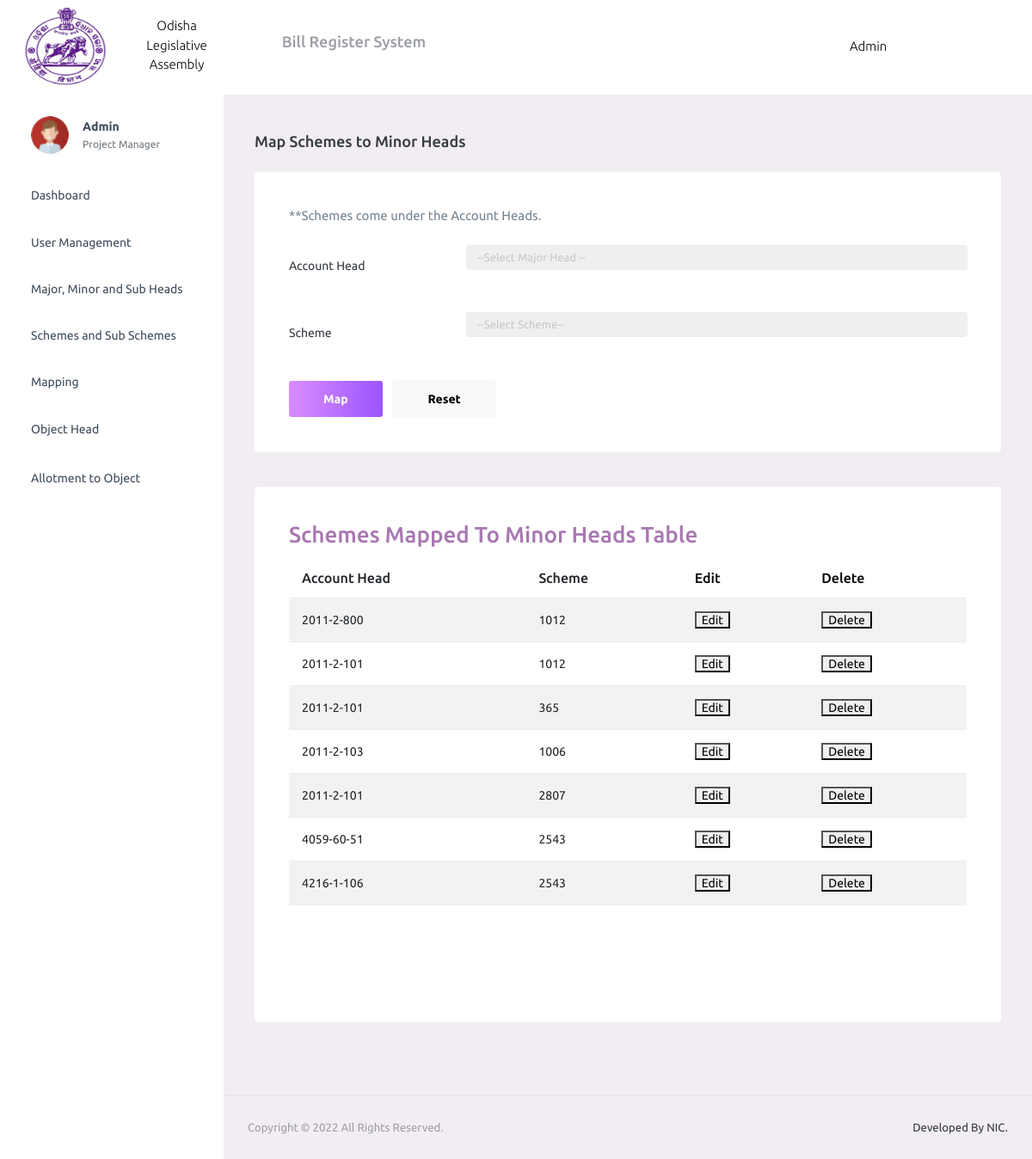
Page /admin1/home/minor-scheme/ on the committed database.
### allotment/models.py (models this page shows, shortened)
class MinorScheme(models.Model):
    MinorHead_Code = models.ForeignKey(Minor_Head, to_field='MinorHead_Code', on_delete=models.CASCADE)
    Scheme_Code = models.ForeignKey(Scheme, to_field='Scheme_Code', on_delete=models.CASCADE)
    class Meta:
        unique_together = (('MinorHead_Code', 'Scheme_Code'),)

class Minor_Head(models.Model):
    MinorHead_Code=models.IntegerField(primary_key=True)
    MinorHead_Name=models.CharField(default="",max_length=250)
    Head_Code=models.ForeignKey(Major_Sub_Head, to_field="Head_Code", on_delete=models.CASCADE)
    def __str__(self):
        return str(self.Head_Code)+"-"+str(self.MinorHead_Code)

class Major_Sub_Head(models.Model):
    Head_Code=models.IntegerField(primary_key=True)
    SubHead_Code=models.IntegerField(default=0)
    Head_Name=models.CharField(default="",max_length=250)
    SubHead_Name=models.CharField(default="",max_length=250)
    def __str__(self):
        return str(self.Head_Code)+"-"+str(self.SubHead_Code)

class Scheme(models.Model):
    Scheme_Code=models.IntegerField(primary_key=True)
    Scheme_Name=models.CharField(default="",max_length=250)
    def __str__(self):
        return str(self.Scheme_Code)

### allotment/views.py (the view)
# urls.py: path('admin1/home/minor-scheme/', views.adminMinor_Scheme, name="minor-scheme"),
def adminMinor_Scheme(request):
    if request.method=='POST':
        print(request.POST)
        newentry=MinorScheme(MinorHead_Code=Minor_Head.objects.get(pk=request.POST.get('minorHead')),
        Scheme_Code=Scheme.objects.get(pk=request.POST.get('scheme')))
        newentry.save()
        return redirect('minor-scheme')
    else:
        heads=Minor_Head.objects.all()
        schemes=Scheme.objects.all()
        mappings=MinorScheme.objects.all()
        return render(request,'admin/adminMap-MinorScheme.html',{'heads':heads,'schemes':schemes,'mappings':mappings})

### allotment/templates/admin/adminMap-MinorScheme.html (shortened to what this page needs)
{% extends 'admin/adminBase.html' %}
{% block content %}
<div class="page-header">
  <h3 class="page-title">Map Schemes to Minor Heads</h3>
</div>
<div class="row">
    <div class="col-md-12 grid-margin stretch-card bil">
      <div class="card">
        <div class="card-body">
        <p class="card-description">**Schemes come under the Account Heads. </p>
          <form class="forms-sample" method="POST">
            <div class="form-group row">
              <label for="exampleInputEmail2" class="col-sm-3 col-form-label">Account Head</label>
              <div class="col-sm-9">
                <select type="text" class="form-control" name="minorHead">
                  <option disabled selected>--Select Major Head --</option>
                </select>
              </div>
            </div>
            <div class="form-group row">
              <label for="exampleInputEmail2" class="col-sm-3 col-form-label">Scheme</label>
              <div class="col-sm-9">
                <select type="text" class="form-control" name="scheme">
                  <option disabled selected>--Select Scheme--</option>
                </select>
              </div>
            </div>
            <button type="submit" class="btn btn-gradient-primary me-2">Map</button>
            <button type="reset" class="btn btn-light">Reset</button>
          </form>
        </div>
      </div>
    </div>
  </div>
  <div class="row">
    <div class="col-lg-12 grid-margin stretch-card bil">
      <div class="card">
        <div class="card-body">
          <h4 class="card-title">Schemes Mapped to Minor Heads Table</h4>
          <div class="mbill">
            <table class="table table-striped">
              <thead>
                <tr>
                  <th> Account Head </th>
                  <th> Scheme </th>
                  <th> <a href="#" >Edit</a> </th>
                  <th> <a href="#" >Delete</a> </th>
                </tr>
              </thead>
              <tbody>
                {% for mapping in mappings %}
                <tr>
                  <td>{{mapping.MinorHead_Code}}</td>
                  <td>{{mapping.Scheme_Code}}</td>
                  <td><button>Edit</button></td>
                  <td><button>Delete</button></td>
                </tr>
                {% endfor %}
              </tbody>
            </table>
          </div>
       </div>
      </div>
    </div>
  </div>
{% endblock %}

### rows in the picture
MinorScheme: MinorHead_Code "2011-2-800", Scheme_Code "1012"
MinorScheme: MinorHead_Code "2011-2-101", Scheme_Code "1012"
MinorScheme: MinorHead_Code "2011-2-101", Scheme_Code "365"
MinorScheme: MinorHead_Code "2011-2-103", Scheme_Code "1006"
MinorScheme: MinorHead_Code "2011-2-101", Scheme_Code "2807"
MinorScheme: MinorHead_Code "4059-60-51", Scheme_Code "2543"
MinorScheme: MinorHead_Code "4216-1-106", Scheme_Code "2543"
